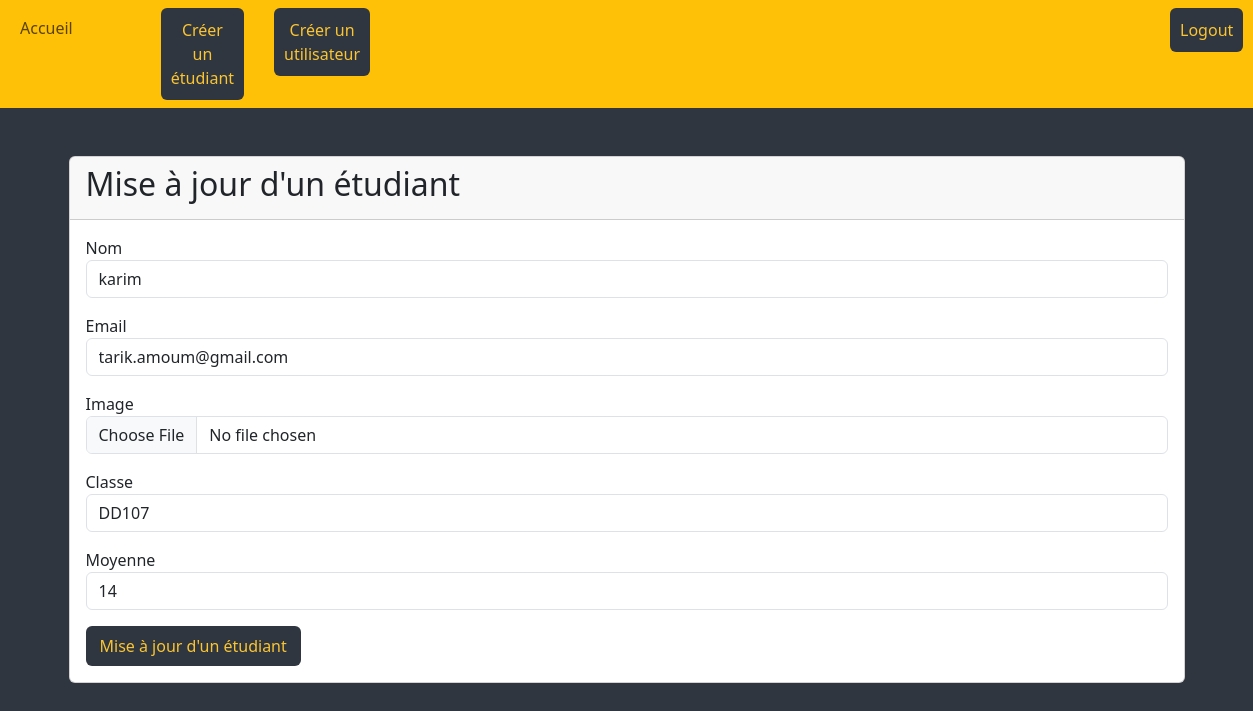
/edit.php?id=2 (signed in), run on the app's committed database.
### tables this page shows
CREATE TABLE `etudiant` (
  `id` int(11) NOT NULL,
  `nom` varchar(30) NOT NULL,
  `email` varchar(50) NOT NULL,
  `image_path` varchar(255) NOT NULL,
  `Classe` varchar(30) NOT NULL,
  `Moyenne` varchar(30) NOT NULL
);

### edit.php (the view, shortened to what this page needs)
<?php
require 'db.php';
$id = $_GET['id'];
$sql = 'SELECT * FROM etudiant WHERE id=:id';
$statement= $connection->prepare($sql);
$statement->execute([':id'=> $id ]);
$person = $statement->fetch(PDO::FETCH_OBJ);
?>
<?php require 'header.php'; ?>
<div class="container">
    <div class="card mt-5">
        <div class="card-header">
            <h2>Mise à jour d'un étudiant</h2>
        </div>
        <div class="card-body">
            <form method="post" enctype="multipart/form-data">
                <div class="form-group mb-3">
                    <label for="nom">Nom</label>
                    <input value="<?= $person->nom; ?>" type="text" name="nom" id="nom" class="form-control">
                </div>
                <div class="form-group mb-3">
                    <label for="email">Email</label>
                    <input type="email" value="<?= $person->email; ?>" name="email" id="email" class="form-control">
                </div>
                <div class="form-group mb-3">
                    <label for="image">Image</label>
                    <input type="file" accept="image/*" name="image" id="image" class="form-control mb-3">
                </div>
                <div class="form-group mb-3">
                    <label for="nom">Classe</label>
                    <input value="<?= $person->Classe; ?>" type="text" name="Classe" id="Classe" class="form-control">
                </div>
                <div class="form-group mb-3">
                    <label for="nom">Moyenne</label>
                    <input value="<?= $person->Moyenne; ?>" type="text" name="Moyenne" id="Moyenne" class="form-control">
                </div>
                <div class="form-group">
                    <button type="submit" class="btn btn-info">Mise à jour d'un étudiant</button>
                </div>
            </form>
        </div>
    </div>
</div>

### header.php (style rules this page uses)
.btn { background-color: #2f3640 !important; color: #fbc531 !important; border: solid 2px transparent; transition: 0.5s; }

### data on the page
etudiant: nom "karim", email "tarik.amoum@gmail.com", Classe "DD107", Moyenne "14"
